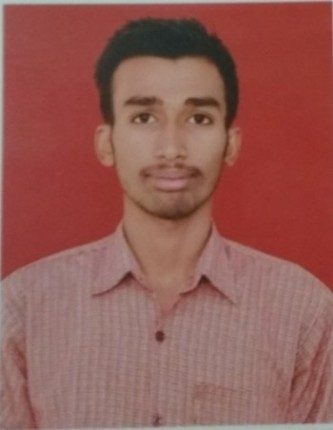
#> input picture my.jpg, 333 x 430 px, given in place of the camera
$ python live-video-operation.py
#> lines starting #> are read from the running program, lines starting #| are printed output that depends on the picture; after the words box and inside, x2 and y2 are one past the last pixel; in counts of white or black regions, pixels touching at a corner belong together
import numpy as np
import cv2
from matplotlib import pyplot as plt
'''img = cv2.imread("my.jpg",0)
cv2.imshow("My Pic",img)
cv2.waitKey(0)
cv2.destroyAllWindows()'''
cap=cv2.VideoCapture(0)

while(True):
    ret , frame = cap.read()
#> frame is the input picture: shape (430, 333, 3); mean B, G, R 84.7, 91.1, 147.4
    cv2.circle(frame,(200,200),100,(5,5,255),10)
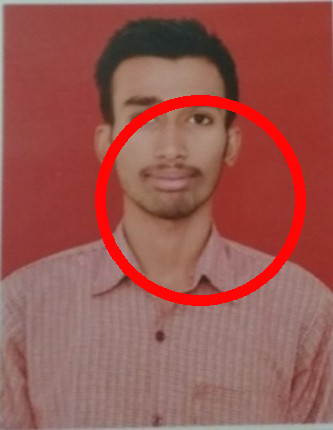
#> frame: shape (430, 333, 3); 4.81% of pixels changed, all inside (x1, y1, x2, y2) = (95, 95, 306, 306)
    gray = cv2.cvtColor(frame , cv2.COLOR_BGR2GRAY)
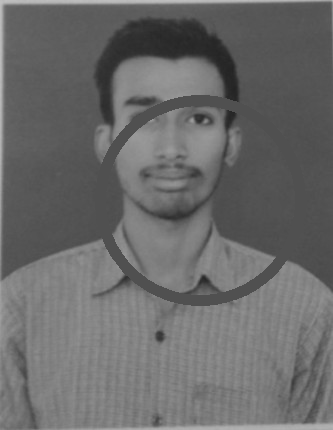
#> gray: shape (430, 333); min 35, max 192, mean 106.1
    t,th = cv2.threshold(gray,120,255,cv2.THRESH_BINARY)
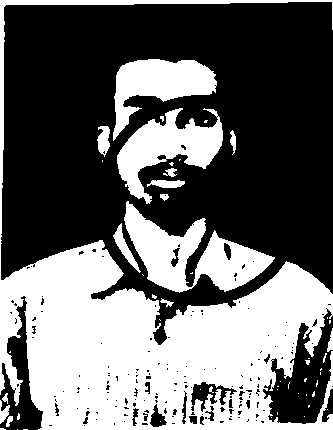
#> th: shape (430, 333); 41.1% white; 53 white regions (38 under 20 px), largest, box (x1, y1, x2, y2) and area: (0, 0, 333, 430) 42861, (124, 201, 275, 293) 6022, (117, 108, 223, 204) 4404
    adth=cv2.adaptiveThreshold(gray,255,cv2.ADAPTIVE_THRESH_GAUSSIAN_C,cv2.THRESH_BINARY,115,1)
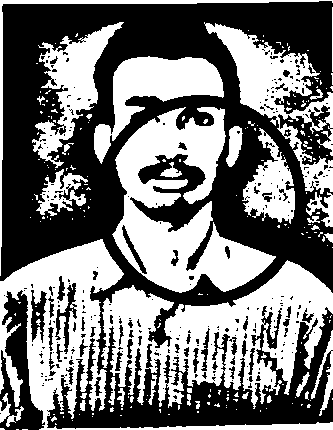
#> adth: shape (430, 333); 46.5% white; 214 white regions (178 under 20 px), largest, box (x1, y1, x2, y2) and area: (101, 260, 333, 409) 15877, (112, 107, 276, 293) 13884, (0, 239, 333, 430) 12065

    cv2.imshow("frame", frame)
    cv2.imshow("threshold",th)
    cv2.imshow("adaptive threshold",adth)
    if cv2.waitKey(1)  & 0xFF == ord("q"):
#> (key q is pressed here)
        break

cap.release()
cv2.destroyAllWindows()
